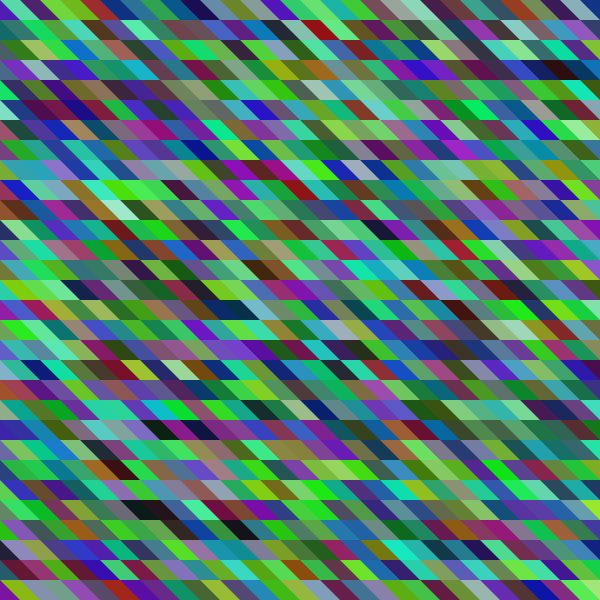
Frame 1 (no input)
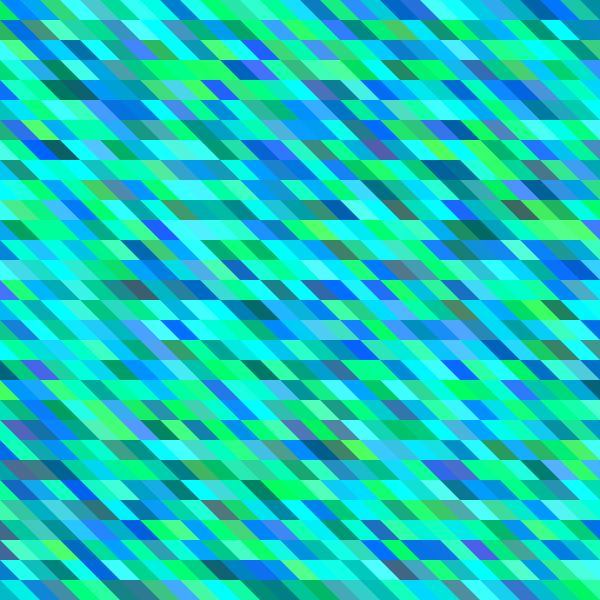
Frame 60 (no input)
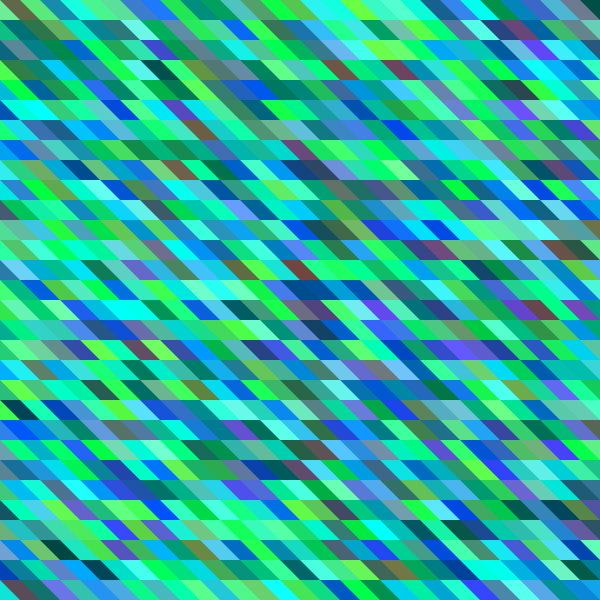
Frame 120 (the mouse pressed at the canvas centre since frame 60)

The p5.js sketch that drew these frames (run headless with seeded random() and noise() and a simulated clock; from frame 60 on, the mouse is pressed at the canvas centre):

// p5.js sketch
// ── sketch.js
var size = 20
var Rcolor1 = 0
var Rcolor2 = 0
var Rcolor3 = 0
function setup() {
  createCanvas(600, 600);
    background(220);
  frameRate(24)
}

function draw() {
    for (var j = 0;j<width+100;j = j + size){/*left to right*/
      
      for (var i = 0;i<height;i = i + size){/*top to down*/
        
        Rcolor1 = random(155)
        Rcolor2 = random(225)
        Rcolor3 = random(190)
        
        
        noStroke()
        fill(Rcolor1+75*sin(frameCount/12),
             Rcolor2+100*sin(frameCount/8),
             Rcolor3+100*sin(frameCount/8))
        
        beginShape()
        vertex(-100+j,0+i)
        vertex(0+j,100+i)
        vertex(100+j,0+i)
        endShape()
        
      }}


}
